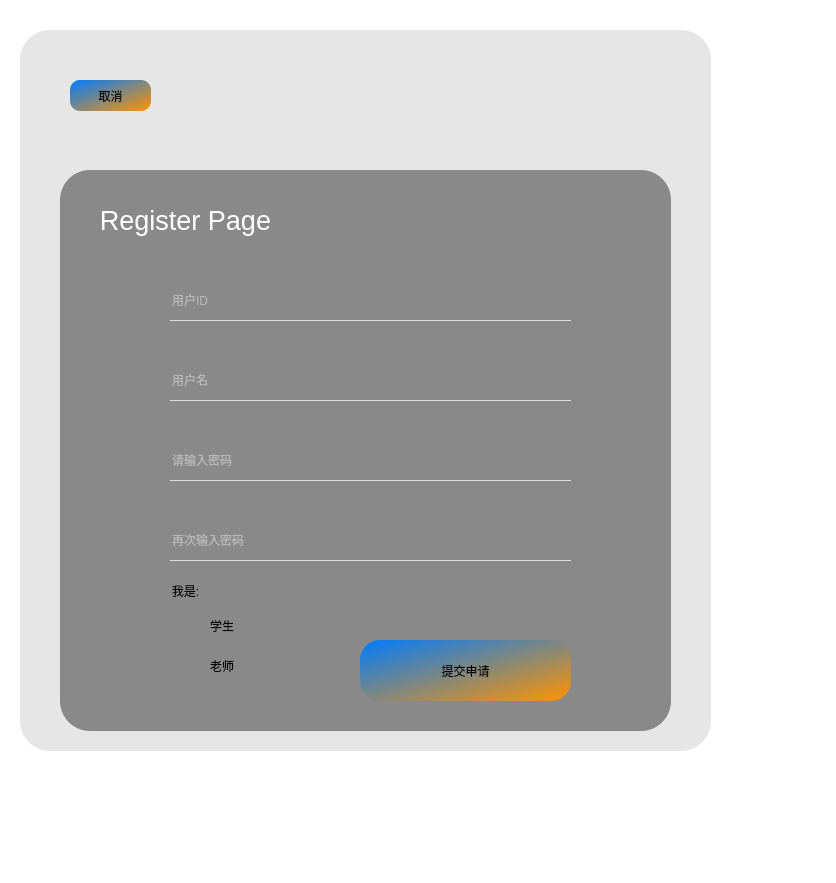
<?xml version="1.0" encoding="UTF-8"?>
<ui version="4.0">
 <class>view::login::registerPage</class>
 <widget class="QWidget" name="view::login::registerPage">
  <property name="geometry">
   <rect>
    <x>0</x>
    <y>0</y>
    <width>836</width>
    <height>883</height>
   </rect>
  </property>
  <property name="windowTitle">
   <string>用户注册</string>
  </property>
  <property name="styleSheet">
   <string notr="true">*{
	background-color: rgb(255, 255, 255);
}

QFrame#frame{
border-radius:30px;
	background-image: url(:/Register_page.png);
border-repeat: no-repeat;
    border-position: center;

}

#frame_2{
border-radius:30px;
	background-color: rgba(95, 95, 95, 40);
}

QLabel#label{
	background-color: rgba(98, 98, 98, 180);
border-radius:30px;
}
#instructionLabel{
	color: rgb(255, 255, 255);
	background-color: rgba(255, 255, 255, 0);
}

#idLineEdit{
	background-color: rgba(255, 255, 255, 0);
border:none;
border-bottom:1px solid rgba(255, 255, 255, 180);
	color: rgba(255, 255, 255, 200);
	font: 16pt &quot;Microsoft YaHei UI&quot;;
}
#usernameLineEdit{
	background-color: rgba(255, 255, 255, 0);
border:none;
border-bottom:1px solid rgba(255, 255, 255, 180);
	color: rgba(255, 255, 255, 200);
	font: 16pt &quot;Microsoft YaHei UI&quot;;
}
#passwordLineEdit{
	background-color: rgba(255, 255, 255, 0);
border:none;
border-bottom:1px solid rgba(255, 255, 255, 180);
	color: rgba(255, 255, 255, 200);
	font: 16pt &quot;Microsoft YaHei UI&quot;;
}

#confirmPasswordLineEdit{
	background-color: rgba(255, 255, 255, 0);
border:none;
border-bottom:1px solid rgba(255, 255, 255, 180);
	color: rgba(255, 255, 255, 200);
	font: 16pt &quot;Microsoft YaHei UI&quot;;
}

#passwordRequirementLabel{
	background-color: rgba(255, 255, 255, 0);
	font: 8pt &quot;Microsoft YaHei UI&quot;;
	color: rgb(255, 0, 0);
}
#roleGroupBox{
	background-color: rgba(255, 255, 255, 0);
border-radius:5px;
}
#studentRadioButton{
	background-color: rgba(255, 255, 255, 0);
font: 14pt &quot;Microsoft YaHei UI&quot;;
}
#teacherRadioButton{
	background-color: rgba(255, 255, 255, 0);
font: 14pt &quot;Microsoft YaHei UI&quot;;
}

#submitButton{
border-radius:20px;
	background-color: qlineargradient(spread:pad, x1:0, y1:0, x2:1, y2:1, stop:0 rgba(0, 124, 255, 255), stop:1 rgba(255, 147, 0, 255));
	font: 20pt &quot;Microsoft YaHei UI&quot;;
outline:none;
border:none;
}


#submitButton:hover{
border-radius:20px;
	background-color: qlineargradient(spread:pad, x1:0, y1:0, x2:0.997, y2:1, stop:0 rgba(0, 30, 255, 255), stop:1 rgba(255, 104, 0, 255));
	font: 20pt &quot;Microsoft YaHei UI&quot;;
outline:none;
border:none;
}


#submitButton:pressed{
border-radius:20px;
background-color: qlineargradient(spread:pad, x1:0, y1:0, x2:0.997, y2:1, stop:0 rgba(0, 30, 255, 255), stop:1 rgba(255, 104, 0, 255));
padding-top:5px;
padding-left:5px;
	font: 20pt &quot;Microsoft YaHei UI&quot;;
outline:none;
border:none;
}



#pushButton_cancel{
border-radius:10px;
	background-color: qlineargradient(spread:pad, x1:0, y1:0, x2:1, y2:1, stop:0 rgba(0, 124, 255, 255), stop:1 rgba(255, 147, 0, 255));
	font: 20pt &quot;Microsoft YaHei UI&quot;;
outline:none;
border:none;
}


#pushButton_cancel:hover{
border-radius:10px;
	background-color: qlineargradient(spread:pad, x1:0, y1:0, x2:0.997, y2:1, stop:0 rgba(0, 30, 255, 255), stop:1 rgba(255, 104, 0, 255));
	font: 20pt &quot;Microsoft YaHei UI&quot;;
outline:none;
border:none;
}


#pushButton_cancel:pressed{
border-radius:10px;
background-color: qlineargradient(spread:pad, x1:0, y1:0, x2:0.997, y2:1, stop:0 rgba(0, 30, 255, 255), stop:1 rgba(255, 104, 0, 255));
padding-top:5px;
padding-left:5px;
	font: 20pt &quot;Microsoft YaHei UI&quot;;
outline:none;
border:none;
}</string>
  </property>
  <widget class="QFrame" name="frame">
   <property name="geometry">
    <rect>
     <x>20</x>
     <y>30</y>
     <width>691</width>
     <height>721</height>
    </rect>
   </property>
   <property name="autoFillBackground">
    <bool>false</bool>
   </property>
   <property name="styleSheet">
    <string notr="true"/>
   </property>
   <property name="frameShape">
    <enum>QFrame::Shape::StyledPanel</enum>
   </property>
   <property name="frameShadow">
    <enum>QFrame::Shadow::Raised</enum>
   </property>
   <widget class="QFrame" name="frame_2">
    <property name="geometry">
     <rect>
      <x>0</x>
      <y>0</y>
      <width>691</width>
      <height>721</height>
     </rect>
    </property>
    <property name="frameShape">
     <enum>QFrame::Shape::StyledPanel</enum>
    </property>
    <property name="frameShadow">
     <enum>QFrame::Shadow::Raised</enum>
    </property>
    <widget class="QLabel" name="label">
     <property name="geometry">
      <rect>
       <x>40</x>
       <y>140</y>
       <width>611</width>
       <height>561</height>
      </rect>
     </property>
     <property name="text">
      <string/>
     </property>
    </widget>
    <widget class="QLabel" name="instructionLabel">
     <property name="geometry">
      <rect>
       <x>60</x>
       <y>160</y>
       <width>211</width>
       <height>61</height>
      </rect>
     </property>
     <property name="text">
      <string>&lt;html&gt;&lt;head/&gt;&lt;body&gt;&lt;p align=&quot;center&quot;&gt;&lt;span style=&quot; font-size:20pt;&quot;&gt;Register Page&lt;/span&gt;&lt;/p&gt;&lt;/body&gt;&lt;/html&gt;</string>
     </property>
    </widget>
    <widget class="QLineEdit" name="idLineEdit">
     <property name="geometry">
      <rect>
       <x>150</x>
       <y>250</y>
       <width>401</width>
       <height>41</height>
      </rect>
     </property>
     <property name="placeholderText">
      <string>用户ID</string>
     </property>
    </widget>
    <widget class="QLineEdit" name="usernameLineEdit">
     <property name="geometry">
      <rect>
       <x>150</x>
       <y>330</y>
       <width>401</width>
       <height>41</height>
      </rect>
     </property>
     <property name="placeholderText">
      <string>用户名</string>
     </property>
    </widget>
    <widget class="QLineEdit" name="passwordLineEdit">
     <property name="geometry">
      <rect>
       <x>150</x>
       <y>410</y>
       <width>401</width>
       <height>41</height>
      </rect>
     </property>
     <property name="echoMode">
      <enum>QLineEdit::EchoMode::Password</enum>
     </property>
     <property name="placeholderText">
      <string>请输入密码</string>
     </property>
    </widget>
    <widget class="QLineEdit" name="confirmPasswordLineEdit">
     <property name="geometry">
      <rect>
       <x>150</x>
       <y>490</y>
       <width>401</width>
       <height>41</height>
      </rect>
     </property>
     <property name="echoMode">
      <enum>QLineEdit::EchoMode::Password</enum>
     </property>
     <property name="placeholderText">
      <string>再次输入密码</string>
     </property>
    </widget>
    <widget class="QGroupBox" name="roleGroupBox">
     <property name="geometry">
      <rect>
       <x>150</x>
       <y>550</y>
       <width>131</width>
       <height>121</height>
      </rect>
     </property>
     <property name="title">
      <string>我是:</string>
     </property>
     <widget class="QRadioButton" name="studentRadioButton">
      <property name="geometry">
       <rect>
        <x>20</x>
        <y>30</y>
        <width>121</width>
        <height>31</height>
       </rect>
      </property>
      <property name="styleSheet">
       <string notr="true">font: 14pt &quot;Microsoft YaHei UI&quot;;</string>
      </property>
      <property name="text">
       <string>学生</string>
      </property>
     </widget>
     <widget class="QRadioButton" name="teacherRadioButton">
      <property name="geometry">
       <rect>
        <x>20</x>
        <y>70</y>
        <width>121</width>
        <height>31</height>
       </rect>
      </property>
      <property name="styleSheet">
       <string notr="true">font: 14pt &quot;Microsoft YaHei UI&quot;;</string>
      </property>
      <property name="text">
       <string>老师</string>
      </property>
     </widget>
    </widget>
    <widget class="QLabel" name="passwordRequirementLabel">
     <property name="geometry">
      <rect>
       <x>300</x>
       <y>550</y>
       <width>251</width>
       <height>41</height>
      </rect>
     </property>
     <property name="font">
      <font>
       <family>Microsoft YaHei UI</family>
       <pointsize>8</pointsize>
       <italic>false</italic>
       <bold>false</bold>
      </font>
     </property>
     <property name="layoutDirection">
      <enum>Qt::LayoutDirection::LeftToRight</enum>
     </property>
     <property name="text">
      <string>&lt;html&gt;&lt;head/&gt;&lt;body&gt;&lt;p align=&quot;right&quot;&gt;&lt;br/&gt;&lt;/p&gt;&lt;/body&gt;&lt;/html&gt;</string>
     </property>
     <property name="alignment">
      <set>Qt::AlignmentFlag::AlignRight|Qt::AlignmentFlag::AlignTrailing|Qt::AlignmentFlag::AlignVCenter</set>
     </property>
    </widget>
    <widget class="QPushButton" name="submitButton">
     <property name="geometry">
      <rect>
       <x>340</x>
       <y>610</y>
       <width>211</width>
       <height>61</height>
      </rect>
     </property>
     <property name="styleSheet">
      <string notr="true">font: 12pt &quot;Microsoft YaHei UI&quot;;</string>
     </property>
     <property name="text">
      <string>提交申请</string>
     </property>
    </widget>
    <widget class="QPushButton" name="pushButton_cancel">
     <property name="geometry">
      <rect>
       <x>50</x>
       <y>50</y>
       <width>81</width>
       <height>31</height>
      </rect>
     </property>
     <property name="styleSheet">
      <string notr="true">font: 12pt &quot;Microsoft YaHei UI&quot;;</string>
     </property>
     <property name="text">
      <string>取消</string>
     </property>
    </widget>
   </widget>
  </widget>
 </widget>
 <resources/>
 <connections/>
</ui>
